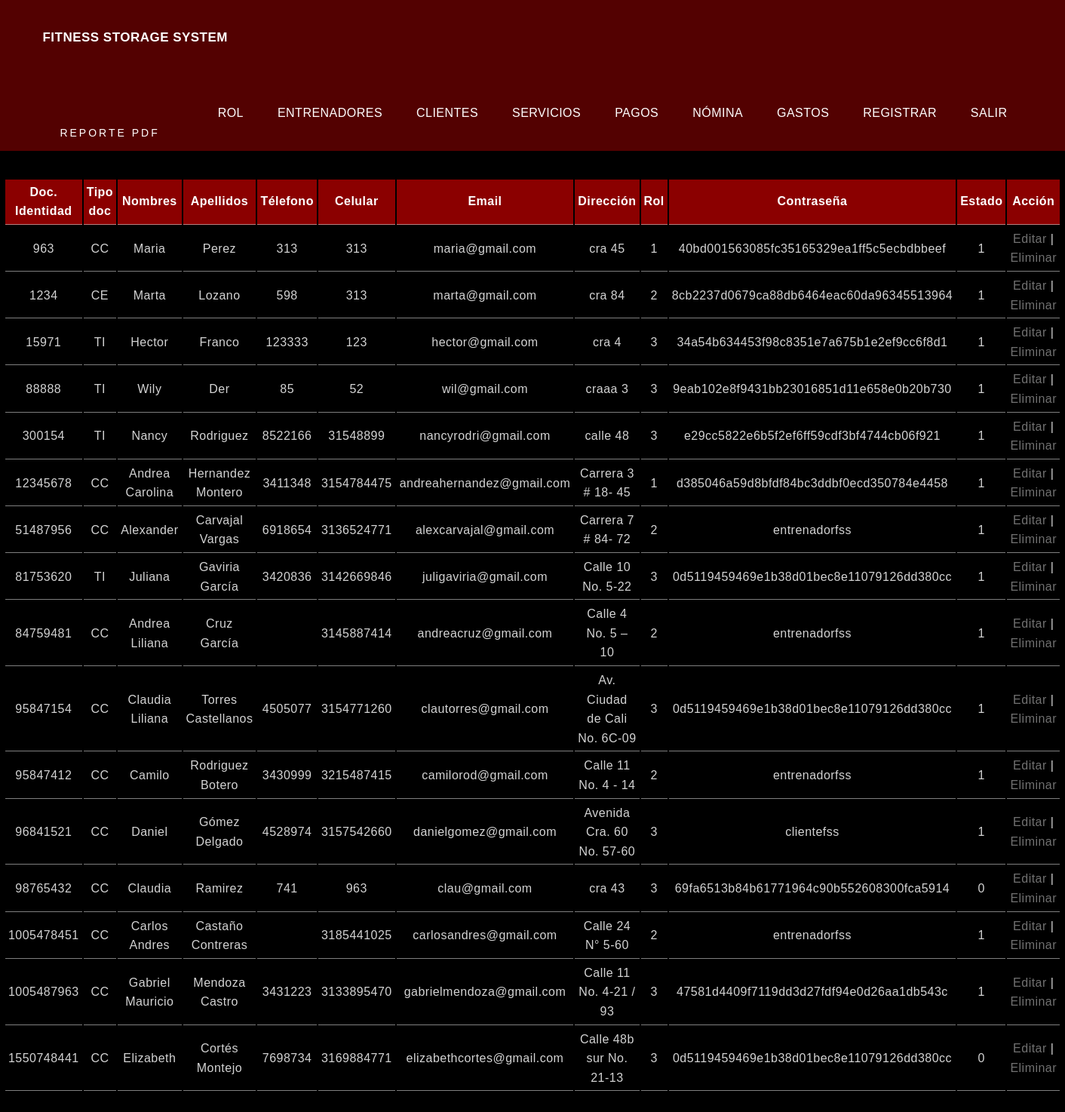
/?c=Users&a=consultar (signed in), run on the app's committed database.
### tables this page shows
CREATE TABLE IF NOT EXISTS `usuario` (
  `doc_identidad` int NOT NULL,
  `tipo_doc` varchar(2) NOT NULL,
  `nombres` varchar(25) NOT NULL,
  `apellidos` varchar(25) NOT NULL,
  `tel_contacto` varchar(7) DEFAULT NULL,
  `cel_contacto` varchar(10) NOT NULL,
  `email` varchar(45) NOT NULL,
  `direccion` varchar(45) NOT NULL,
  `id_rol` int NOT NULL,
  `password` varchar(45) NOT NULL,
  `estado` bit(1) NOT NULL,
  PRIMARY KEY (`doc_identidad`),
  KEY `fk_usuario_rol` (`id_rol`)
);

### models/User.php (called while the page is built, shortened)
<?php
	class User {
		private $docUsuario;
		private $tipoDocUsuario;
	    private $nombresUsuario;
    	private $apellidosUsuario;
    	private $telUsuario;
        private $celUsuario;
        private $emailUsuario;
    	private $dirUsuario;
        private $idRol;
    	private $passUsuario;
    	private $estadoUsuario;
    	private $pdo;
		public function __construct(){
			$a = func_get_args();
			$i = func_num_args();
			if (method_exists($this, $f='__construct'.$i)) {
				call_user_func_array(array($this, $f), $a);
			}
		}
		public function __construct0(){
			try {
				$this->pdo = Database::conexion();
			} catch (Exception $e) {
				die($e->getMessage());
			}
		}
		public function __construct11($documento, $tipodoc, $nombres, $apellidos, $telefono, $celular,
										$correo, $direccion, $perfil, $pass, $estado){
			$this->docUsuario = $documento;
			$this->tipoDocUsuario = $tipodoc;
			$this->nombresUsuario = $nombres;
			$this->apellidosUsuario = $apellidos;
			$this->telUsuario = $telefono;
			$this->celUsuario = $celular;
			$this->emailUsuario = $correo;
			$this->dirUsuario = $direccion;
			$this->idRol = $perfil;
			$this->passUsuario = $pass;
			$this->estadoUsuario = $estado;
		}
		public function getDocUsuario(){
			return $this->docUsuario;
		}
		public function getTipoDocUsuario(){
			return $this->tipoDocUsuario;
		}
		public function getNombresUsuario(){
			return $this->nombresUsuario;
		}
		public function getApellidosUsuario(){
			return $this->apellidosUsuario;
		}
		public function getTelUsuario(){
			return $this->telUsuario;
		}
		public function getCelUsuario(){
			return $this->celUsuario;
		}
		public function getEmailUsuario(){
			return $this->emailUsuario;
		}
		public function getDirUsuario(){
			return $this->dirUsuario;
		}
		public function getIdRol(){
			return $this->idRol;
		}
		public function getPassUsuario(){
			return $this->passUsuario;
		}
		public function getEstadoUsuario(){
			return $this->estadoUsuario;
		}
		public function listar(){
			try {
				$userList = [];
				$sql = 'SELECT * FROM usuario';
				$dbh = $this->pdo->query($sql);
				foreach ($dbh->fetchAll() as $user) {
					$userList[] = new User(
						$user['doc_identidad'],
						$user['tipo_doc'],
						$user['nombres'],
						$user['apellidos'],
						$user['tel_contacto'],
						$user['cel_contacto'],
						$user['email'],
						$user['direccion'],
						$user['id_rol'],
						$user['password'],
						$user['estado']
					);
				}
				return $userList;
			} catch (Exception $e) {
				die($e->getMessage());
			}
		}
	}
?>

### models/DataBase.php (called while the page is built)
<?php
	class DataBase {
		public static function conexion(){
			$pdo = new PDO('mysql:host=localhost;dbname=gimnasio_fss;charset=utf8', 'root', '');
        	$pdo->setAttribute(PDO::ATTR_ERRMODE, PDO::ERRMODE_EXCEPTION);
        	return $pdo;
		}
	}
?>

### views/modules/1_users/1_read_users.view.php (the view, shortened to what this page needs)
   <body>
   <section class="espaciotop">
    <div class="centrar"><a href="?c=Reports&a=repConsultarUsuarios" class="btn-neon">
                    REPORTE PDF</a><br><br></div>
    <table class="centrar contenido-tabla">
        <thead>
            <tr id="tabla-crud">
                <th>Doc. Identidad</th>
                <th>Tipo doc</th>
                <th>Nombres</th>
                <th>Apellidos</th>
                <th>Télefono</th>
                <th>Celular</th>
                <th>Email</th>
                <th>Dirección</th>
                <th>Rol</th>
                <th>Contraseña</th>
                <th>Estado</th>
                <th>Acción</th>
            </tr>
        </thead>
        <tbody>
            <?php foreach($users as $user) : ?>
                <tr>
                <td><?php echo $user->getDocUsuario() ?></td>
                <td><?php
							if ($user->getTipoDocUsuario() == 1) {
								echo 'CC';
							} elseif ($user->getTipoDocUsuario() == 2) {
								echo 'TI';
							} elseif ($user->getTipoDocUsuario() == 3) {
								echo 'CE';
							}
						?></td>
                <td><?php echo $user->getNombresUsuario() ?></td>
                <td><?php echo $user->getApellidosUsuario() ?></td>
                <td><?php echo $user->getTelUsuario() ?></td>
                <td><?php echo $user->getCelUsuario() ?></td>
                <td><?php echo $user->getEmailUsuario() ?></td>
                <td><?php echo $user->getDirUsuario() ?></td>
                <td><?php echo $user->getIdRol() ?></td>
                <td><?php echo $user->getPassUsuario() ?></td>
                <td><?php echo $user->getEstadoUsuario() ?></td>
                <td> <span class='link'><a href="?c=Users&a=actualizar&documento=<?php echo $user->getDocUsuario()?>">Editar</a></span> |
                <span class='link'><a href="?c=Users&a=eliminar&documento=<?php echo $user->getDocUsuario()?>" onClick="return confirm('¿Está seguro de eliminar este registro?') ">Eliminar</a></span></td>
             </tr>
            <?php endforeach; ?>
         </tbody>
    </table>
</section>

### assets/css/style.css (style rules this page uses)
* { margin: 0; padding: 0; box-sizing: border-box; }
body { background: black; font-family: sans-serif; width:100%; height:100%; letter-spacing: 0.03em; line-height: 1.6; }
.centrar { width: 93%; max-width: 100%; margin: auto; overflow: hidden; }
.link a { text-decoration: red; color: rgba(211, 211, 211, 0.534); }
.espaciotop { padding-top: 150px; }
.btn-neon { position: relative; display: inline-block; padding: 15px 30px; color: white; letter-spacing: 3px; font-size: 14px; font-weight: 400; text-decoration: none; overflow: hidden; transition: 0.2s; }
.contenido-tabla tr { transition: all .2s ease-in; cursor: pointer; }
.contenido-tabla tbody tr { background-color: black; color: lightgrey; text-align: left; }
.contenido-tabla th, td { padding: 4px; text-align: center; border-bottom: 1px solid rgba(221, 221, 221, 0.575); }
.contenido-tabla thead #tabla-crud { color: white; text-align: center; background-color: darkred; }

### data on the page
usuario: doc_identidad "963", tipo_doc "CC", nombres "Maria", apellidos "Perez", tel_contacto "313", cel_contacto "313", email "maria@gmail.com", direccion "cra 45", id_rol "1", password "40bd001563085fc35165329ea1ff5c5ecbdbbeef", estado "1"
usuario: doc_identidad "1234", tipo_doc "CE", nombres "Marta", apellidos "Lozano", tel_contacto "598", cel_contacto "313", email "marta@gmail.com", direccion "cra 84", id_rol "2", password "8cb2237d0679ca88db6464eac60da96345513964", estado "1"
usuario: doc_identidad "15971", tipo_doc "TI", nombres "Hector", apellidos "Franco", tel_contacto "123333", cel_contacto "123", email "hector@gmail.com", direccion "cra 4", id_rol "3", password "34a54b634453f98c8351e7a675b1e2ef9cc6f8d1", estado "1"
usuario: doc_identidad "88888", tipo_doc "TI", nombres "Wily", apellidos "Der", tel_contacto "85", cel_contacto "52", email "wil@gmail.com", direccion "craaa 3", id_rol "3", password "9eab102e8f9431bb23016851d11e658e0b20b730", estado "1"
usuario: doc_identidad "300154", tipo_doc "TI", nombres "Nancy", apellidos "Rodriguez", tel_contacto "8522166", cel_contacto "31548899", email "nancyrodri@gmail.com", direccion "calle 48", id_rol "3", password "e29cc5822e6b5f2ef6ff59cdf3bf4744cb06f921", estado "1"
usuario: doc_identidad "12345678", tipo_doc "CC", nombres "Andrea Carolina", apellidos "Hernandez Montero", tel_contacto "3411348", cel_contacto "3154784475", email "andreahernandez@gmail.com", direccion "Carrera 3 # 18- 45", id_rol "1", password "d385046a59d8bfdf84bc3ddbf0ecd350784e4458", estado "1"
usuario: doc_identidad "51487956", tipo_doc "CC", nombres "Alexander", apellidos "Carvajal Vargas", tel_contacto "6918654", cel_contacto "3136524771", email "alexcarvajal@gmail.com", direccion "Carrera 7 # 84- 72", id_rol "2", password "entrenadorfss", estado "1"
usuario: doc_identidad "81753620", tipo_doc "TI", nombres "Juliana", apellidos "Gaviria García", tel_contacto "3420836", cel_contacto "3142669846", email "juligaviria@gmail.com", direccion "Calle 10 No. 5-22", id_rol "3", password "0d5119459469e1b38d01bec8e11079126dd380cc", estado "1"
usuario: doc_identidad "84759481", tipo_doc "CC", nombres "Andrea Liliana", apellidos "Cruz García", cel_contacto "3145887414", email "andreacruz@gmail.com", direccion "Calle 4 No. 5 – 10", id_rol "2", password "entrenadorfss", estado "1"
usuario: doc_identidad "95847154", tipo_doc "CC", nombres "Claudia Liliana", apellidos "Torres Castellanos", tel_contacto "4505077", cel_contacto "3154771260", email "clautorres@gmail.com", direccion "Av. Ciudad de Cali No. 6C-09", id_rol "3", password "0d5119459469e1b38d01bec8e11079126dd380cc", estado "1"
usuario: doc_identidad "95847412", tipo_doc "CC", nombres "Camilo", apellidos "Rodriguez Botero", tel_contacto "3430999", cel_contacto "3215487415", email "camilorod@gmail.com", direccion "Calle 11 No. 4 - 14", id_rol "2", password "entrenadorfss", estado "1"
usuario: doc_identidad "96841521", tipo_doc "CC", nombres "Daniel", apellidos "Gómez Delgado", tel_contacto "4528974", cel_contacto "3157542660", email "danielgomez@gmail.com", direccion "Avenida Cra. 60 No. 57-60", id_rol "3", password "clientefss", estado "1"
usuario: doc_identidad "98765432", tipo_doc "CC", nombres "Claudia", apellidos "Ramirez", tel_contacto "741", cel_contacto "963", email "clau@gmail.com", direccion "cra 43", id_rol "3", password "69fa6513b84b61771964c90b552608300fca5914", estado "0"
usuario: doc_identidad "1005478451", tipo_doc "CC", nombres "Carlos Andres", apellidos "Castaño Contreras", cel_contacto "3185441025", email "carlosandres@gmail.com", direccion "Calle 24 N° 5-60", id_rol "2", password "entrenadorfss", estado "1"
usuario: doc_identidad "1005487963", tipo_doc "CC", nombres "Gabriel Mauricio", apellidos "Mendoza Castro", tel_contacto "3431223", cel_contacto "3133895470", email "gabrielmendoza@gmail.com", direccion "Calle 11 No. 4-21 / 93", id_rol "3", password "47581d4409f7119dd3d27fdf94e0d26aa1db543c", estado "1"
usuario: doc_identidad "1550748441", tipo_doc "CC", nombres "Elizabeth", apellidos "Cortés Montejo", tel_contacto "7698734", cel_contacto "3169884771", email "elizabethcortes@gmail.com", direccion "Calle 48b sur No. 21-13", id_rol "3", password "0d5119459469e1b38d01bec8e11079126dd380cc", estado "0"
